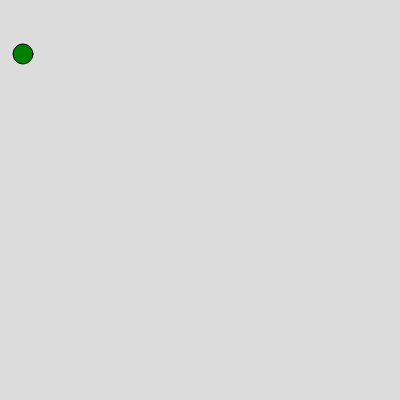
Frame 1 (no input)
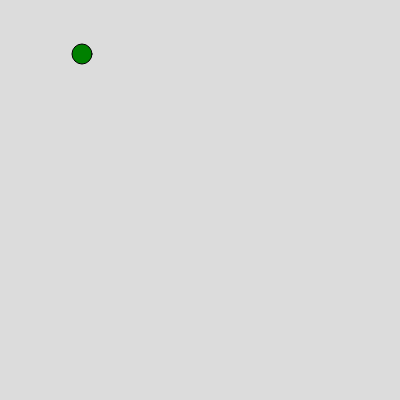
Frame 60 (no input)
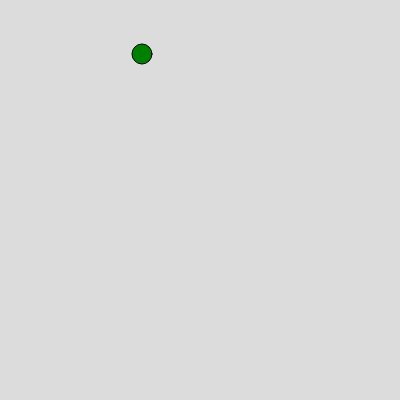
Frame 120 (the mouse pressed at the canvas centre since frame 60)

The p5.js sketch that drew these frames (run headless with seeded random() and noise() and a simulated clock; from frame 60 on, the mouse is pressed at the canvas centre):

// p5.js sketch
// ── sketch.js
var golf = {
  x: 23,
  y: 54,
  r: 20,
  color : ["red", "blue", "green"] ,
  xspeed: 0,
  yspeed: 0,
}
function setup() { 
  createCanvas(400, 400);
}

function draw() {
  background(220);
  fill(golf.color[2])
  circle(golf.x,golf.y,golf.r)
  golf.xspeed = 1
  golf.x = golf.x + golf.xspeed 
}
